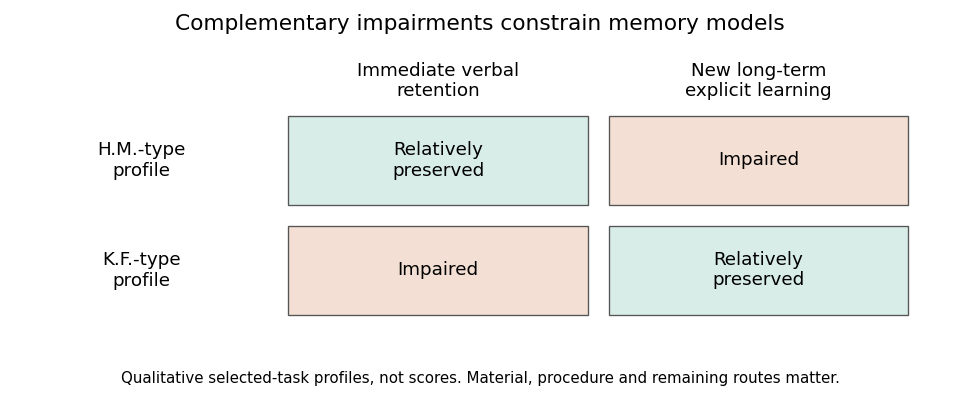

This figure's Python source:
"""Qualitative memory dissociation; Python 3.14, NumPy 2.3.5, Matplotlib 3.10.7.

Write the opaque PNG to the current working directory. No patient scores.
"""
from pathlib import Path

import matplotlib

matplotlib.use("Agg")
import matplotlib.pyplot as plt
from matplotlib.patches import Rectangle


def main():
    fig, ax = plt.subplots(figsize=(8.0, 3.45), dpi=120, facecolor="white")
    fig.subplots_adjust(left=0.025, right=0.985, top=0.86, bottom=0.19)
    ax.set_xlim(0, 3.45)
    ax.set_ylim(0, 2.4)
    ax.axis("off")
    fig.suptitle("Complementary impairments constrain memory models", fontsize=13, y=0.965)
    ax.text(1.55, 2.2, "Immediate verbal\nretention", ha="center", va="center", fontsize=11)
    ax.text(2.75, 2.2, "New long-term\nexplicit learning", ha="center", va="center", fontsize=11)
    row_labels = ("H.M.-type\nprofile", "K.F.-type\nprofile")
    values = (("Relatively\npreserved", "Impaired"), ("Impaired", "Relatively\npreserved"))
    for i, label in enumerate(row_labels):
        y = 1.13 - i * 0.95
        ax.text(0.44, y + 0.38, label, ha="center", va="center", fontsize=11)
        for j, value in enumerate(values[i]):
            x = 0.99 + 1.2 * j
            color = "#d8ece8" if "preserved" in value else "#f3dfd3"
            ax.add_patch(Rectangle((x, y), 1.12, 0.77, facecolor=color, edgecolor="#555555", linewidth=0.8))
            ax.text(x + 0.56, y + 0.385, value, ha="center", va="center", fontsize=11)
    fig.text(0.5, 0.075, "Qualitative selected-task profiles, not scores. Material, procedure and remaining routes matter.", ha="center", fontsize=9)
    fig.savefig(Path.cwd() / (Path(__file__).stem + ".png"), facecolor="white", transparent=False)
    plt.close(fig)


if __name__ == "__main__":
    main()
